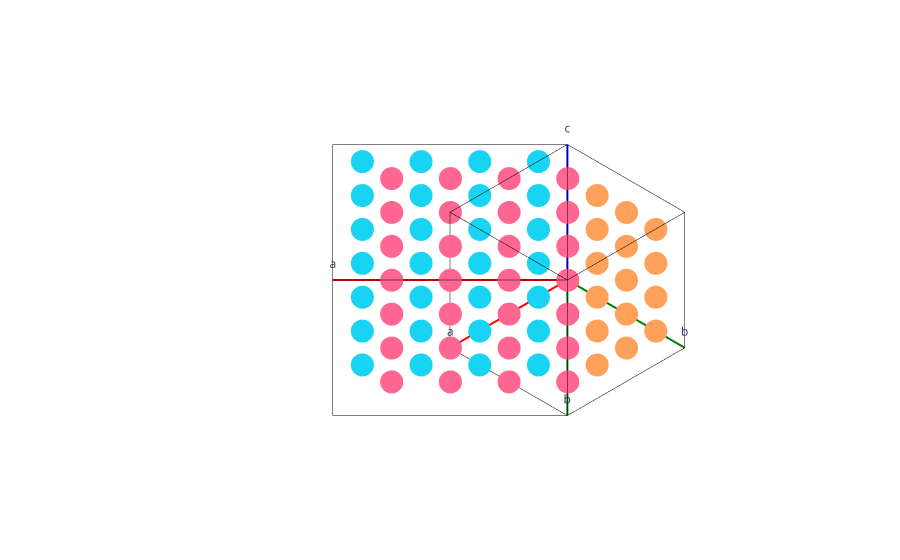

The cell this chart's notebook holds for it:
### Code cell
# k-point grid

fig = Figure()
fig.add_unitcell(struct_conv.lattice.reciprocal_lattice)
fig.add_unitcell(struct_reduced.lattice.reciprocal_lattice)

grid = struct_conv.lattice.reciprocal_lattice.get_cartesian_coords(build_grid(4, shift=[0.5, 0.5, 0.5]))
x,y,z = grid.T
trace = go.Scatter3d(x=x,y=y,z=z, mode='markers')
fig.fig.add_trace(trace)



grid = struct_reduced.lattice.reciprocal_lattice.get_cartesian_coords(build_grid(4, shift=[0.5, 0.0, 0.5]))
x,y,z = grid.T
trace = go.Scatter3d(x=x,y=y,z=z, mode='markers')
fig.fig.add_trace(trace)

grid = struct_reduced.lattice.reciprocal_lattice.get_cartesian_coords(build_grid(4, shift=[0.0, 0.5, 0.5]))
x,y,z = grid.T
trace = go.Scatter3d(x=x,y=y,z=z, mode='markers')
fig.fig.add_trace(trace)

fig.fig.update_scenes(camera_projection_type="orthographic")

fig.show()

### Figure 1 — Plotly figure (JSON) as saved in the notebook; plotly's stock layout.template omitted (floating-point values rounded to 4 significant figures)
{"data": [{"line": {"color": "red", "width": 4}, "mode": "lines+text", "text": [null, "a"], "type": "scatter3d", "x": [0, 1.571], "y": [0, 0], "z": [0, 0]}, {"line": {"color": "green", "width": 4}, "mode": "lines+text", "text": [null, "b"], "type": "scatter3d", "x": [0, 0], "y": [0, 1.571], "z": [0, 0]}, {"line": {"color": "blue", "width": 4}, "mode": "lines+text", "text": [null, "c"], "type": "scatter3d", "x": [0, 0], "y": [0, 0], "z": [0, 1.571]}, {"line": {"color": "black", "width": 1}, "mode": "lines", "type": "scatter3d", "x": [1.571, 1.571], "y": [0, 1.571], "z": [0, 0]}, {"line": {"color": "black", "width": 1}, "mode": "lines", "type": "scatter3d", "x": [1.571, 1.571], "y": [0, 0], "z": [0, 1.571]}, {"line": {"color": "black", "width": 1}, "mode": "lines", "type": "scatter3d", "x": [0, 1.571], "y": [1.571, 1.571], "z": [0, 0]}, {"line": {"color": "black", "width": 1}, "mode": "lines", "type": "scatter3d", "x": [0, 0], "y": [1.571, 1.571], "z": [0, 1.571]}, {"line": {"color": "black", "width": 1}, "mode": "lines", "type": "scatter3d", "x": [0, 1.571], "y": [0, 0], "z": [1.571, 1.571]}, {"line": {"color": "black", "width": 1}, "mode": "lines", "type": "scatter3d", "x": [0, 0], "y": [0, 1.571], "z": [1.571, 1.571]}, {"line": {"color": "black", "width": 1}, "mode": "lines", "type": "scatter3d", "x": [1.571, 1.571], "y": [1.571, 1.571], "z": [0, 1.571]}, {"line": {"color": "black", "width": 1}, "mode": "lines", "type": "scatter3d", "x": [0, 1.571], "y": [1.571, 1.571], "z": [1.571, 1.571]}, {"line": {"color": "black", "width": 1}, "mode": "lines", "type": "scatter3d", "x": [1.571, 1.571], "y": [0, 1.571], "z": [1.571, 1.571]}, {"line": {"color": "red", "width": 4}, "mode": "lines+text", "text": [null, "a"], "type": "scatter3d", "x": [0, 1.571], "y": [0, -1.571], "z": [0, 0]}, {"line": {"color": "green", "width": 4}, "mode": "lines+text", "text": [null, "b"], "type": "scatter3d", "x": [0, 1.571], "y": [0, 1.571], "z": [0, 0]}, {"line": {"color": "blue", "width": 4}, "mode": "lines+text", "text": [null, "c"], "type": "scatter3d", "x": [0, 0], "y": [0, 0], "z": [0, 1.571]}, {"line": {"color": "black", "width": 1}, "mode": "lines", "type": "scatter3d", "x": [1.571, 3.142], "y": [-1.571, 0], "z": [0, 0]}, {"line": {"color": "black", "width": 1}, "mode": "lines", "type": "scatter3d", "x": [1.571, 1.571], "y": [-1.571, -1.571], "z": [0, 1.571]}, {"line": {"color": "black", "width": 1}, "mode": "lines", "type": "scatter3d", "x": [1.571, 3.142], "y": [1.571, 0], "z": [0, 0]}, {"line": {"color": "black", "width": 1}, "mode": "lines", "type": "scatter3d", "x": [1.571, 1.571], "y": [1.571, 1.571], "z": [0, 1.571]}, {"line": {"color": "black", "width": 1}, "mode": "lines", "type": "scatter3d", "x": [0, 1.571], "y": [0, -1.571], "z": [1.571, 1.571]}, {"line": {"color": "black", "width": 1}, "mode": "lines", "type": "scatter3d", "x": [0, 1.571], "y": [0, 1.571], "z": [1.571, 1.571]}, {"line": {"color": "black", "width": 1}, "mode": "lines", "type": "scatter3d", "x": [3.142, 3.142], "y": [0, 0], "z": [0, 1.571]}, {"line": {"color": "black", "width": 1}, "mode": "lines", "type": "scatter3d", "x": [1.571, 3.142], "y": [1.571, 0], "z": [1.571, 1.571]}, {"line": {"color": "black", "width": 1}, "mode": "lines", "type": "scatter3d", "x": [1.571, 3.142], "y": [-1.571, 0], "z": [1.571, 1.571]}, {"mode": "markers", "type": "scatter3d", "x": [0.1963, 0.1963, 0.1963, 0.1963, 0.1963, 0.1963, 0.1963, 0.1963, 0.1963, 0.1963, 0.1963, 0.1963, 0.1963, 0.1963, 0.1963, 0.1963, 0.589, 0.589, 0.589, 0.589, 0.589, 0.589, 0.589, 0.589, 0.589, 0.589, 0.589, 0.589, 0.589, 0.589, 0.589, 0.589, 0.9817, 0.9817, 0.9817, 0.9817, 0.9817, 0.9817, 0.9817, 0.9817, 0.9817, 0.9817, 0.9817, 0.9817, 0.9817, 0.9817, 0.9817, 0.9817, 1.374, 1.374, 1.374, 1.374, 1.374, 1.374, 1.374, 1.374, 1.374, 1.374, 1.374, 1.374, 1.374, 1.374, 1.374, 1.374], "y": [0.1963, 0.1963, 0.1963, 0.1963, 0.589, 0.589, 0.589, 0.589, 0.9817, 0.9817, 0.9817, 0.9817, 1.374, 1.374, 1.374, 1.374, 0.1963, 0.1963, 0.1963, 0.1963, 0.589, 0.589, 0.589, 0.589, 0.9817, 0.9817, 0.9817, 0.9817, 1.374, 1.374, 1.374, 1.374, 0.1963, 0.1963, 0.1963, 0.1963, 0.589, 0.589, 0.589, 0.589, 0.9817, 0.9817, 0.9817, 0.9817, 1.374, 1.374, 1.374, 1.374, 0.1963, 0.1963, 0.1963, 0.1963, 0.589, 0.589, 0.589, 0.589, 0.9817, 0.9817, 0.9817, 0.9817, 1.374, 1.374, 1.374, 1.374], "z": [0.1963, 0.589, 0.9817, 1.374, 0.1963, 0.589, 0.9817, 1.374, 0.1963, 0.589, 0.9817, 1.374, 0.1963, 0.589, 0.9817, 1.374, 0.1963, 0.589, 0.9817, 1.374, 0.1963, 0.589, 0.9817, 1.374, 0.1963, 0.589, 0.9817, 1.374, 0.1963, 0.589, 0.9817, 1.374, 0.1963, 0.589, 0.9817, 1.374, 0.1963, 0.589, 0.9817, 1.374, 0.1963, 0.589, 0.9817, 1.374, 0.1963, 0.589, 0.9817, 1.374, 0.1963, 0.589, 0.9817, 1.374, 0.1963, 0.589, 0.9817, 1.374, 0.1963, 0.589, 0.9817, 1.374, 0.1963, 0.589, 0.9817, 1.374]}, {"mode": "markers", "type": "scatter3d", "x": [0.1963, 0.1963, 0.1963, 0.1963, 0.589, 0.589, 0.589, 0.589, 0.9817, 0.9817, 0.9817, 0.9817, 1.374, 1.374, 1.374, 1.374, 0.589, 0.589, 0.589, 0.589, 0.9817, 0.9817, 0.9817, 0.9817, 1.374, 1.374, 1.374, 1.374, 1.767, 1.767, 1.767, 1.767, 0.9817, 0.9817, 0.9817, 0.9817, 1.374, 1.374, 1.374, 1.374, 1.767, 1.767, 1.767, 1.767, 2.16, 2.16, 2.16, 2.16, 1.374, 1.374, 1.374, 1.374, 1.767, 1.767, 1.767, 1.767, 2.16, 2.16, 2.16, 2.16, 2.553, 2.553, 2.553, 2.553], "y": [-0.1963, -0.1963, -0.1963, -0.1963, 0.1963, 0.1963, 0.1963, 0.1963, 0.589, 0.589, 0.589, 0.589, 0.9817, 0.9817, 0.9817, 0.9817, -0.589, -0.589, -0.589, -0.589, -0.1963, -0.1963, -0.1963, -0.1963, 0.1963, 0.1963, 0.1963, 0.1963, 0.589, 0.589, 0.589, 0.589, -0.9817, -0.9817, -0.9817, -0.9817, -0.589, -0.589, -0.589, -0.589, -0.1963, -0.1963, -0.1963, -0.1963, 0.1963, 0.1963, 0.1963, 0.1963, -1.374, -1.374, -1.374, -1.374, -0.9817, -0.9817, -0.9817, -0.9817, -0.589, -0.589, -0.589, -0.589, -0.1963, -0.1963, -0.1963, -0.1963], "z": [0.1963, 0.589, 0.9817, 1.374, 0.1963, 0.589, 0.9817, 1.374, 0.1963, 0.589, 0.9817, 1.374, 0.1963, 0.589, 0.9817, 1.374, 0.1963, 0.589, 0.9817, 1.374, 0.1963, 0.589, 0.9817, 1.374, 0.1963, 0.589, 0.9817, 1.374, 0.1963, 0.589, 0.9817, 1.374, 0.1963, 0.589, 0.9817, 1.374, 0.1963, 0.589, 0.9817, 1.374, 0.1963, 0.589, 0.9817, 1.374, 0.1963, 0.589, 0.9817, 1.374, 0.1963, 0.589, 0.9817, 1.374, 0.1963, 0.589, 0.9817, 1.374, 0.1963, 0.589, 0.9817, 1.374, 0.1963, 0.589, 0.9817, 1.374]}, {"mode": "markers", "type": "scatter3d", "x": [0.1963, 0.1963, 0.1963, 0.1963, 0.589, 0.589, 0.589, 0.589, 0.9817, 0.9817, 0.9817, 0.9817, 1.374, 1.374, 1.374, 1.374, 0.589, 0.589, 0.589, 0.589, 0.9817, 0.9817, 0.9817, 0.9817, 1.374, 1.374, 1.374, 1.374, 1.767, 1.767, 1.767, 1.767, 0.9817, 0.9817, 0.9817, 0.9817, 1.374, 1.374, 1.374, 1.374, 1.767, 1.767, 1.767, 1.767, 2.16, 2.16, 2.16, 2.16, 1.374, 1.374, 1.374, 1.374, 1.767, 1.767, 1.767, 1.767, 2.16, 2.16, 2.16, 2.16, 2.553, 2.553, 2.553, 2.553], "y": [0.1963, 0.1963, 0.1963, 0.1963, 0.589, 0.589, 0.589, 0.589, 0.9817, 0.9817, 0.9817, 0.9817, 1.374, 1.374, 1.374, 1.374, -0.1963, -0.1963, -0.1963, -0.1963, 0.1963, 0.1963, 0.1963, 0.1963, 0.589, 0.589, 0.589, 0.589, 0.9817, 0.9817, 0.9817, 0.9817, -0.589, -0.589, -0.589, -0.589, -0.1963, -0.1963, -0.1963, -0.1963, 0.1963, 0.1963, 0.1963, 0.1963, 0.589, 0.589, 0.589, 0.589, -0.9817, -0.9817, -0.9817, -0.9817, -0.589, -0.589, -0.589, -0.589, -0.1963, -0.1963, -0.1963, -0.1963, 0.1963, 0.1963, 0.1963, 0.1963], "z": [0.1963, 0.589, 0.9817, 1.374, 0.1963, 0.589, 0.9817, 1.374, 0.1963, 0.589, 0.9817, 1.374, 0.1963, 0.589, 0.9817, 1.374, 0.1963, 0.589, 0.9817, 1.374, 0.1963, 0.589, 0.9817, 1.374, 0.1963, 0.589, 0.9817, 1.374, 0.1963, 0.589, 0.9817, 1.374, 0.1963, 0.589, 0.9817, 1.374, 0.1963, 0.589, 0.9817, 1.374, 0.1963, 0.589, 0.9817, 1.374, 0.1963, 0.589, 0.9817, 1.374, 0.1963, 0.589, 0.9817, 1.374, 0.1963, 0.589, 0.9817, 1.374, 0.1963, 0.589, 0.9817, 1.374, 0.1963, 0.589, 0.9817, 1.374]}], "layout": {"dragmode": "orbit", "margin": {"b": 0, "l": 0, "r": 0, "t": 0}, "scene": {"aspectmode": "data", "camera": {"projection": {"type": "orthographic"}}, "xaxis": {"showbackground": false, "showgrid": false, "showline": false, "showspikes": false, "showticklabels": false, "ticks": "", "title": {"text": ""}, "zeroline": false}, "yaxis": {"showbackground": false, "showgrid": false, "showline": false, "showspikes": false, "showticklabels": false, "ticks": "", "title": {"text": ""}, "zeroline": false}, "zaxis": {"showbackground": false, "showgrid": false, "showline": false, "showspikes": false, "showticklabels": false, "ticks": "", "title": {"text": ""}, "zeroline": false}}, "showlegend": false}}
